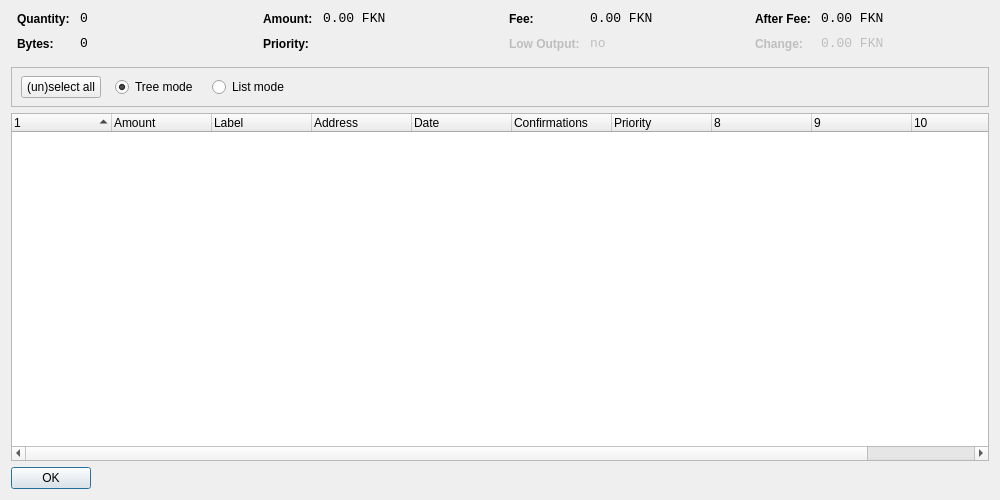
<?xml version="1.0" encoding="UTF-8"?>
<ui version="4.0">
 <class>CoinControlDialog</class>
 <widget class="QDialog" name="CoinControlDialog">
  <property name="geometry">
   <rect>
    <x>0</x>
    <y>0</y>
    <width>1000</width>
    <height>500</height>
   </rect>
  </property>
  <property name="windowTitle">
   <string>Coin Control</string>
  </property>
  <layout class="QVBoxLayout" name="verticalLayout">
   <item>
    <layout class="QHBoxLayout" name="horizontalLayoutTop" stretch="0,0,0,0">
     <property name="topMargin">
      <number>0</number>
     </property>
     <property name="bottomMargin">
      <number>10</number>
     </property>
     <item>
      <layout class="QFormLayout" name="formLayoutCoinControl1">
       <property name="horizontalSpacing">
        <number>10</number>
       </property>
       <property name="verticalSpacing">
        <number>10</number>
       </property>
       <property name="leftMargin">
        <number>6</number>
       </property>
       <property name="rightMargin">
        <number>6</number>
       </property>
       <item row="0" column="0">
        <widget class="QLabel" name="labelCoinControlQuantityText">
         <property name="styleSheet">
          <string notr="true">font-weight:bold;</string>
         </property>
         <property name="text">
          <string>Quantity:</string>
         </property>
        </widget>
       </item>
       <item row="0" column="1">
        <widget class="QLabel" name="labelCoinControlQuantity">
         <property name="font">
          <font>
           <family>Monospace</family>
           <pointsize>10</pointsize>
          </font>
         </property>
         <property name="cursor">
          <cursorShape>IBeamCursor</cursorShape>
         </property>
         <property name="contextMenuPolicy">
          <enum>Qt::ActionsContextMenu</enum>
         </property>
         <property name="text">
          <string notr="true">0</string>
         </property>
         <property name="textInteractionFlags">
          <set>Qt::LinksAccessibleByMouse|Qt::TextSelectableByKeyboard|Qt::TextSelectableByMouse</set>
         </property>
        </widget>
       </item>
       <item row="1" column="0">
        <widget class="QLabel" name="labelCoinControlBytesText">
         <property name="styleSheet">
          <string notr="true">font-weight:bold;</string>
         </property>
         <property name="text">
          <string>Bytes:</string>
         </property>
        </widget>
       </item>
       <item row="1" column="1">
        <widget class="QLabel" name="labelCoinControlBytes">
         <property name="font">
          <font>
           <family>Monospace</family>
           <pointsize>10</pointsize>
          </font>
         </property>
         <property name="cursor">
          <cursorShape>IBeamCursor</cursorShape>
         </property>
         <property name="contextMenuPolicy">
          <enum>Qt::ActionsContextMenu</enum>
         </property>
         <property name="text">
          <string notr="true">0</string>
         </property>
         <property name="textInteractionFlags">
          <set>Qt::LinksAccessibleByMouse|Qt::TextSelectableByKeyboard|Qt::TextSelectableByMouse</set>
         </property>
        </widget>
       </item>
      </layout>
     </item>
     <item>
      <layout class="QFormLayout" name="formLayoutCoinControl2">
       <property name="horizontalSpacing">
        <number>10</number>
       </property>
       <property name="verticalSpacing">
        <number>10</number>
       </property>
       <property name="leftMargin">
        <number>6</number>
       </property>
       <property name="rightMargin">
        <number>6</number>
       </property>
       <item row="0" column="0">
        <widget class="QLabel" name="labelCoinControlAmountText">
         <property name="styleSheet">
          <string notr="true">font-weight:bold;</string>
         </property>
         <property name="text">
          <string>Amount:</string>
         </property>
        </widget>
       </item>
       <item row="0" column="1">
        <widget class="QLabel" name="labelCoinControlAmount">
         <property name="font">
          <font>
           <family>Monospace</family>
           <pointsize>10</pointsize>
          </font>
         </property>
         <property name="cursor">
          <cursorShape>IBeamCursor</cursorShape>
         </property>
         <property name="contextMenuPolicy">
          <enum>Qt::ActionsContextMenu</enum>
         </property>
         <property name="text">
          <string notr="true">0.00 FKN</string>
         </property>
         <property name="textInteractionFlags">
          <set>Qt::LinksAccessibleByMouse|Qt::TextSelectableByKeyboard|Qt::TextSelectableByMouse</set>
         </property>
        </widget>
       </item>
       <item row="1" column="0">
        <widget class="QLabel" name="labelCoinControlPriorityText">
         <property name="styleSheet">
          <string notr="true">font-weight:bold;</string>
         </property>
         <property name="text">
          <string>Priority:</string>
         </property>
        </widget>
       </item>
       <item row="1" column="1">
        <widget class="QLabel" name="labelCoinControlPriority">
         <property name="font">
          <font>
           <family>Monospace</family>
           <pointsize>10</pointsize>
          </font>
         </property>
         <property name="cursor">
          <cursorShape>IBeamCursor</cursorShape>
         </property>
         <property name="contextMenuPolicy">
          <enum>Qt::ActionsContextMenu</enum>
         </property>
         <property name="text">
          <string/>
         </property>
         <property name="textInteractionFlags">
          <set>Qt::LinksAccessibleByMouse|Qt::TextSelectableByKeyboard|Qt::TextSelectableByMouse</set>
         </property>
        </widget>
       </item>
      </layout>
     </item>
     <item>
      <layout class="QFormLayout" name="formLayoutCoinControl3">
       <property name="horizontalSpacing">
        <number>10</number>
       </property>
       <property name="verticalSpacing">
        <number>10</number>
       </property>
       <property name="leftMargin">
        <number>6</number>
       </property>
       <property name="rightMargin">
        <number>6</number>
       </property>
       <item row="0" column="0">
        <widget class="QLabel" name="labelCoinControlFeeText">
         <property name="styleSheet">
          <string notr="true">font-weight:bold;</string>
         </property>
         <property name="text">
          <string>Fee:</string>
         </property>
        </widget>
       </item>
       <item row="0" column="1">
        <widget class="QLabel" name="labelCoinControlFee">
         <property name="font">
          <font>
           <family>Monospace</family>
           <pointsize>10</pointsize>
          </font>
         </property>
         <property name="cursor">
          <cursorShape>IBeamCursor</cursorShape>
         </property>
         <property name="contextMenuPolicy">
          <enum>Qt::ActionsContextMenu</enum>
         </property>
         <property name="text">
          <string notr="true">0.00 FKN</string>
         </property>
         <property name="textInteractionFlags">
          <set>Qt::LinksAccessibleByMouse|Qt::TextSelectableByKeyboard|Qt::TextSelectableByMouse</set>
         </property>
        </widget>
       </item>
       <item row="1" column="0">
        <widget class="QLabel" name="labelCoinControlLowOutputText">
         <property name="enabled">
          <bool>false</bool>
         </property>
         <property name="styleSheet">
          <string notr="true">font-weight:bold;</string>
         </property>
         <property name="text">
          <string>Low Output:</string>
         </property>
        </widget>
       </item>
       <item row="1" column="1">
        <widget class="QLabel" name="labelCoinControlLowOutput">
         <property name="enabled">
          <bool>false</bool>
         </property>
         <property name="font">
          <font>
           <family>Monospace</family>
           <pointsize>10</pointsize>
          </font>
         </property>
         <property name="cursor">
          <cursorShape>IBeamCursor</cursorShape>
         </property>
         <property name="contextMenuPolicy">
          <enum>Qt::ActionsContextMenu</enum>
         </property>
         <property name="text">
          <string notr="true">no</string>
         </property>
         <property name="textInteractionFlags">
          <set>Qt::LinksAccessibleByMouse|Qt::TextSelectableByKeyboard|Qt::TextSelectableByMouse</set>
         </property>
        </widget>
       </item>
      </layout>
     </item>
     <item>
      <layout class="QFormLayout" name="formLayoutCoinControl4">
       <property name="horizontalSpacing">
        <number>10</number>
       </property>
       <property name="verticalSpacing">
        <number>10</number>
       </property>
       <property name="leftMargin">
        <number>6</number>
       </property>
       <property name="rightMargin">
        <number>6</number>
       </property>
       <item row="0" column="0">
        <widget class="QLabel" name="labelCoinControlAfterFeeText">
         <property name="styleSheet">
          <string notr="true">font-weight:bold;</string>
         </property>
         <property name="text">
          <string>After Fee:</string>
         </property>
        </widget>
       </item>
       <item row="0" column="1">
        <widget class="QLabel" name="labelCoinControlAfterFee">
         <property name="font">
          <font>
           <family>Monospace</family>
           <pointsize>10</pointsize>
          </font>
         </property>
         <property name="cursor">
          <cursorShape>IBeamCursor</cursorShape>
         </property>
         <property name="contextMenuPolicy">
          <enum>Qt::ActionsContextMenu</enum>
         </property>
         <property name="text">
          <string notr="true">0.00 FKN</string>
         </property>
         <property name="textInteractionFlags">
          <set>Qt::LinksAccessibleByMouse|Qt::TextSelectableByKeyboard|Qt::TextSelectableByMouse</set>
         </property>
        </widget>
       </item>
       <item row="1" column="0">
        <widget class="QLabel" name="labelCoinControlChangeText">
         <property name="enabled">
          <bool>false</bool>
         </property>
         <property name="styleSheet">
          <string notr="true">font-weight:bold;</string>
         </property>
         <property name="text">
          <string>Change:</string>
         </property>
        </widget>
       </item>
       <item row="1" column="1">
        <widget class="QLabel" name="labelCoinControlChange">
         <property name="enabled">
          <bool>false</bool>
         </property>
         <property name="font">
          <font>
           <family>Monospace</family>
           <pointsize>10</pointsize>
          </font>
         </property>
         <property name="cursor">
          <cursorShape>IBeamCursor</cursorShape>
         </property>
         <property name="contextMenuPolicy">
          <enum>Qt::ActionsContextMenu</enum>
         </property>
         <property name="text">
          <string notr="true">0.00 FKN</string>
         </property>
         <property name="textInteractionFlags">
          <set>Qt::LinksAccessibleByMouse|Qt::TextSelectableByKeyboard|Qt::TextSelectableByMouse</set>
         </property>
        </widget>
       </item>
      </layout>
     </item>
    </layout>
   </item>
   <item>
    <widget class="QFrame" name="frame">
     <property name="minimumSize">
      <size>
       <width>0</width>
       <height>40</height>
      </size>
     </property>
     <property name="frameShape">
      <enum>QFrame::StyledPanel</enum>
     </property>
     <property name="frameShadow">
      <enum>QFrame::Sunken</enum>
     </property>
     <widget class="QWidget" name="horizontalLayoutWidget">
      <property name="geometry">
       <rect>
        <x>10</x>
        <y>0</y>
        <width>781</width>
        <height>41</height>
       </rect>
      </property>
      <layout class="QHBoxLayout" name="horizontalLayoutPanel" stretch="0,0,0,0,0">
       <property name="spacing">
        <number>14</number>
       </property>
       <item>
        <widget class="QPushButton" name="pushButtonSelectAll">
         <property name="sizePolicy">
          <sizepolicy hsizetype="Maximum" vsizetype="Fixed">
           <horstretch>0</horstretch>
           <verstretch>0</verstretch>
          </sizepolicy>
         </property>
         <property name="text">
          <string>(un)select all</string>
         </property>
        </widget>
       </item>
       <item>
        <widget class="QRadioButton" name="radioTreeMode">
         <property name="sizePolicy">
          <sizepolicy hsizetype="Maximum" vsizetype="Fixed">
           <horstretch>0</horstretch>
           <verstretch>0</verstretch>
          </sizepolicy>
         </property>
         <property name="text">
          <string>Tree mode</string>
         </property>
         <property name="checked">
          <bool>true</bool>
         </property>
        </widget>
       </item>
       <item>
        <widget class="QRadioButton" name="radioListMode">
         <property name="sizePolicy">
          <sizepolicy hsizetype="Maximum" vsizetype="Fixed">
           <horstretch>0</horstretch>
           <verstretch>0</verstretch>
          </sizepolicy>
         </property>
         <property name="text">
          <string>List mode</string>
         </property>
        </widget>
       </item>
       <item>
        <spacer name="horizontalSpacer">
         <property name="orientation">
          <enum>Qt::Horizontal</enum>
         </property>
         <property name="sizeHint" stdset="0">
          <size>
           <width>40</width>
           <height>20</height>
          </size>
         </property>
        </spacer>
       </item>
      </layout>
     </widget>
    </widget>
   </item>
   <item>
    <widget class="CoinControlTreeWidget" name="treeWidget">
     <property name="contextMenuPolicy">
      <enum>Qt::CustomContextMenu</enum>
     </property>
     <property name="sortingEnabled">
      <bool>false</bool>
     </property>
     <property name="columnCount">
      <number>11</number>
     </property>
     <attribute name="headerShowSortIndicator" stdset="0">
      <bool>true</bool>
     </attribute>
     <attribute name="headerStretchLastSection">
      <bool>false</bool>
     </attribute>
     <column>
      <property name="text">
       <string/>
      </property>
     </column>
     <column>
      <property name="text">
       <string>Amount</string>
      </property>
     </column>
     <column>
      <property name="text">
       <string>Label</string>
      </property>
     </column>
     <column>
      <property name="text">
       <string>Address</string>
      </property>
     </column>
     <column>
      <property name="text">
       <string>Date</string>
      </property>
     </column>
     <column>
      <property name="text">
       <string>Confirmations</string>
      </property>
      <property name="toolTip">
       <string>Confirmed</string>
      </property>
     </column>
     <column>
      <property name="text">
       <string>Priority</string>
      </property>
     </column>
     <column>
      <property name="text">
       <string/>
      </property>
     </column>
     <column>
      <property name="text">
       <string/>
      </property>
     </column>
     <column>
      <property name="text">
       <string/>
      </property>
     </column>
     <column>
      <property name="text">
       <string/>
      </property>
     </column>
    </widget>
   </item>
   <item>
    <widget class="QDialogButtonBox" name="buttonBox">
     <property name="sizePolicy">
      <sizepolicy hsizetype="Maximum" vsizetype="Fixed">
       <horstretch>0</horstretch>
       <verstretch>0</verstretch>
      </sizepolicy>
     </property>
     <property name="orientation">
      <enum>Qt::Horizontal</enum>
     </property>
     <property name="standardButtons">
      <set>QDialogButtonBox::Ok</set>
     </property>
    </widget>
   </item>
  </layout>
 </widget>
 <customwidgets>
  <customwidget>
   <class>CoinControlTreeWidget</class>
   <extends>QTreeWidget</extends>
   <header>coincontroltreewidget.h</header>
  </customwidget>
 </customwidgets>
 <resources/>
 <connections/>
</ui>
